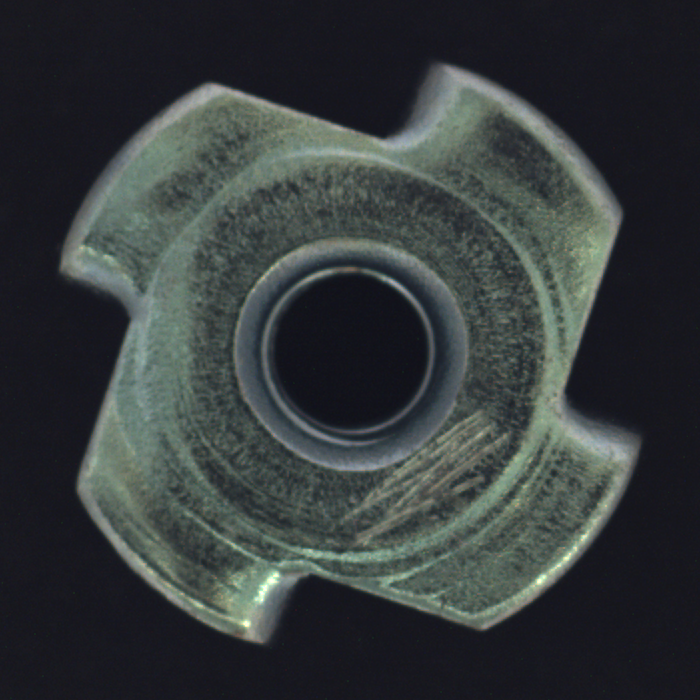
#> input picture metal_nut/test/scratch/000.png, 700 x 700 px
$ python main2.py   (older library calls are emulated)
#> lines starting #> are read from the running program, lines starting #| are printed output that depends on the picture; after the words box and inside, x2 and y2 are one past the last pixel; in counts of white or black regions, pixels touching at a corner belong together
import cv2
import numpy as np
import matplotlib.pyplot as plt
import os

def gerar_saidas_sobel_canny(caminho_local, salvar_arquivos=True):
    """
    Carrega uma imagem local de uma peça, aplica os filtros Sobel e Canny
    e exibe e/ou salva as saídas para comparação manual.

    Args:
        caminho_local (str): Caminho para o arquivo de imagem local.
        salvar_arquivos (bool, optional): Se True, salva as imagens resultantes no disco.
    """
#> called with caminho_local = 'metal_nut/test/scratch/000.png', salvar_arquivos = True
    try:
        # Carregar a imagem do caminho local fornecido
        imagem_original = cv2.imread(caminho_local)
#> imagem_original is the input picture: shape (700, 700, 3); mean B, G, R 59.9, 59.2, 53.7
        if imagem_original is None:
            raise FileNotFoundError(f"Não foi possível encontrar ou ler a imagem em: {caminho_local}")

    except Exception as e:
        print(f"Erro ao carregar a imagem: {e}")
        return

    # --- 1. Pré-processamento ---
    # Converter para escala de cinza para detecção de bordas
    imagem_cinza = cv2.cvtColor(imagem_original, cv2.COLOR_BGR2GRAY)
    # Suavizar a imagem para reduzir o ruído (muito importante para esta imagem com textura)
    imagem_suavizada = cv2.GaussianBlur(imagem_cinza, (7, 7), 0)

    # --- 2. Aplicar Filtro Sobel ---
    # Ajustando a profundidade para CV_64F para capturar melhor os gradientes
    sobel_x = cv2.Sobel(imagem_suavizada, cv2.CV_64F, 1, 0, ksize=5)
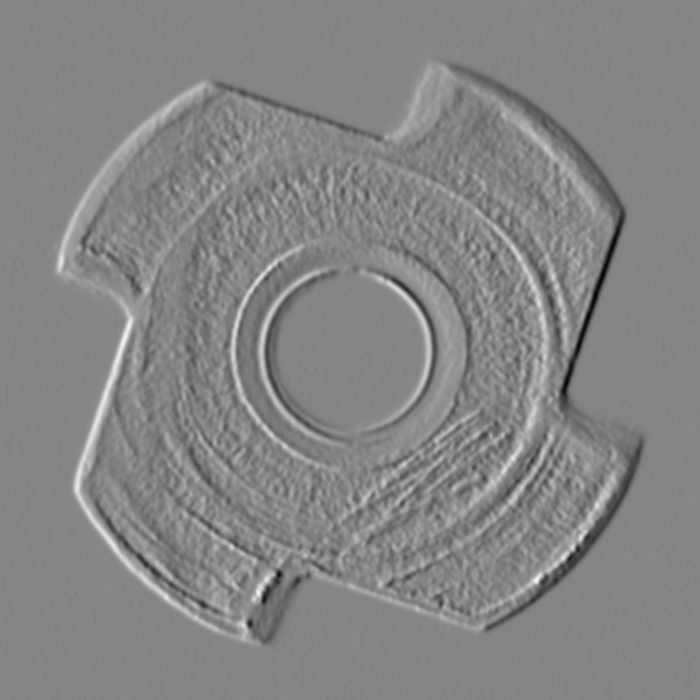
#> sobel_x: shape (700, 700) float64; min -2786, max 2548, mean -0.2; drawn with min black and max white
    sobel_y = cv2.Sobel(imagem_suavizada, cv2.CV_64F, 0, 1, ksize=5)
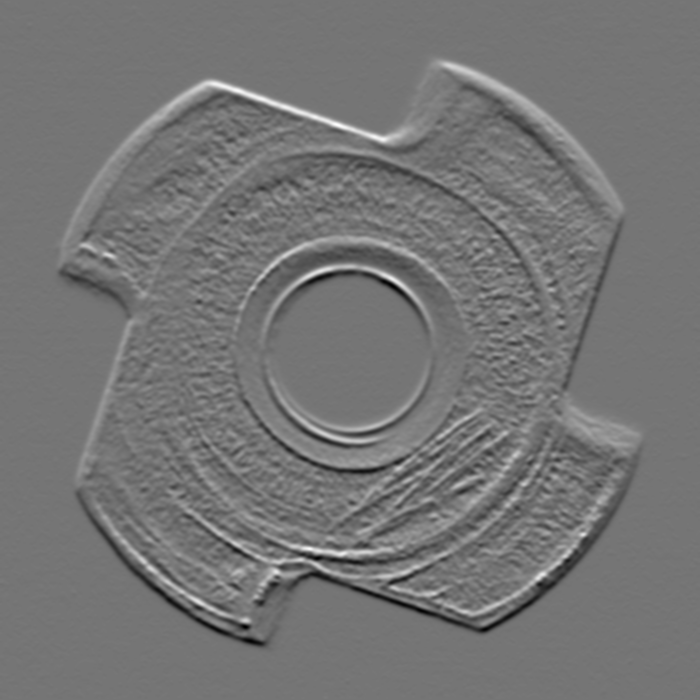
#> sobel_y: shape (700, 700) float64; min -2553, max 2998, mean 0; drawn with min black and max white
    # Obter a magnitude absoluta dos gradientes
    bordas_sobel = cv2.magnitude(sobel_x, sobel_y)
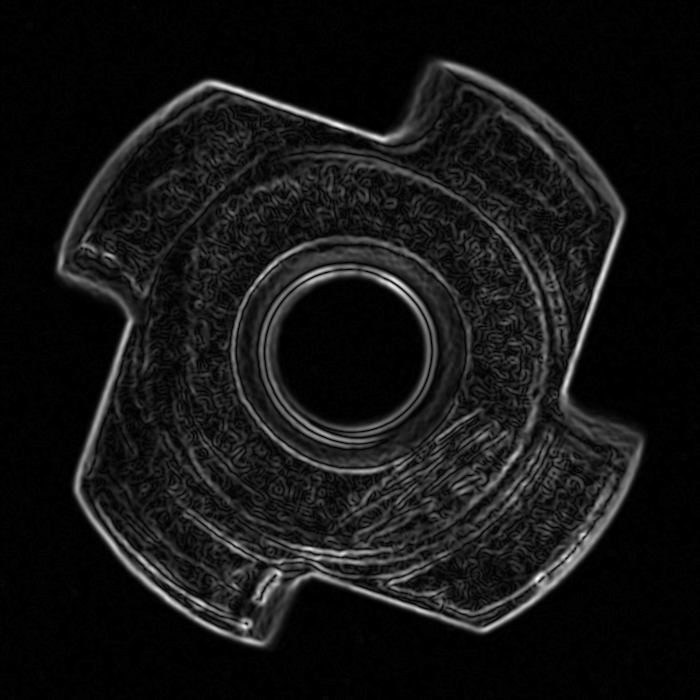
#> bordas_sobel: shape (700, 700) float64; min 0, max 3273.9, mean 272.8; drawn with min black and max white
    bordas_sobel = cv2.convertScaleAbs(bordas_sobel)
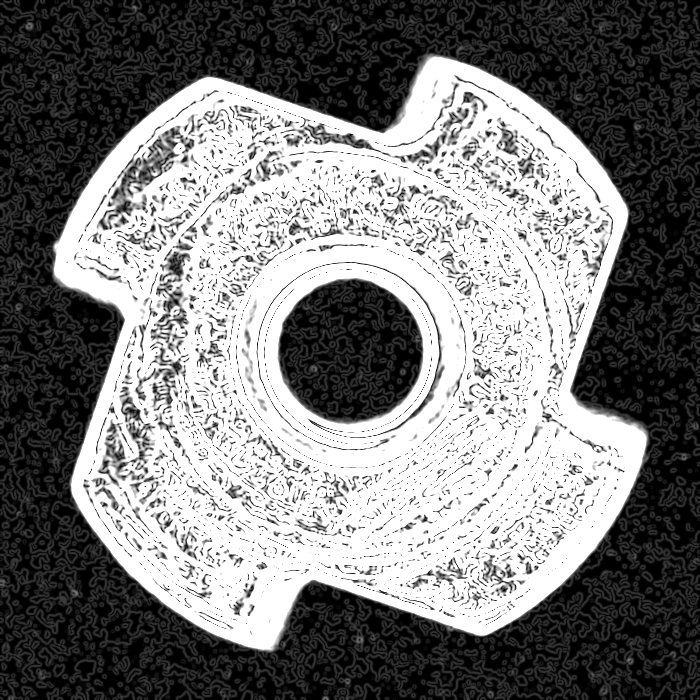
#> bordas_sobel: shape (700, 700); min 0, max 255, mean 124.1

    # --- 3. Aplicar Detector Canny ---
    # Os limiares (thresholds) podem precisar de ajuste dependendo da imagem.
    # Para esta imagem, valores um pouco mais altos podem ajudar a focar nas bordas principais.
    bordas_canny = cv2.Canny(imagem_suavizada, threshold1=40, threshold2=120)
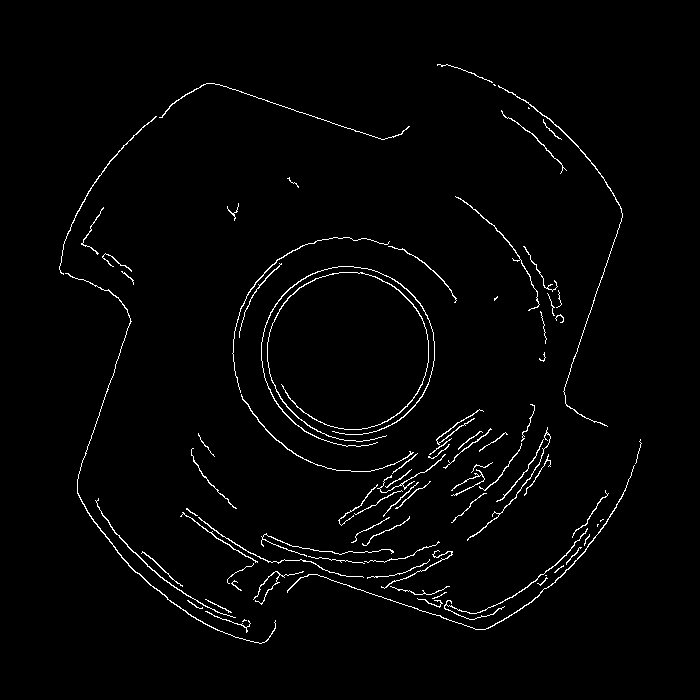
#> bordas_canny: shape (700, 700); 1.9% white in thin lines or dots, all inside (x1, y1, x2, y2) = (59, 64, 642, 644)

    # --- 4. Salvar as Saídas (Opcional) ---
    if salvar_arquivos:
        output_dir = "resultados_peca"
        if not os.path.exists(output_dir):
            os.makedirs(output_dir)

        caminho_sobel = os.path.join(output_dir, "saida_sobel.png")
        caminho_canny = os.path.join(output_dir, "saida_canny.png")
        caminho_original = os.path.join(output_dir, "imagem_original_analisada.png")

        cv2.imwrite(caminho_sobel, bordas_sobel)
        cv2.imwrite(caminho_canny, bordas_canny)
        cv2.imwrite(caminho_original, imagem_original)

        print(f"Arquivos de saída salvos no diretório '{os.path.abspath(output_dir)}'")

    # --- 5. Exibir as Saídas para Comparação Manual ---
    plt.style.use('seaborn-v0_8-darkgrid')
    fig, eixos = plt.subplots(1, 3, figsize=(18, 6))

    imagem_rgb = cv2.cvtColor(imagem_original, cv2.COLOR_BGR2RGB)

    eixos[0].imshow(imagem_rgb)
    eixos[0].set_title('Sua Imagem Original')
    eixos[0].axis('off')

    eixos[1].imshow(bordas_sobel, cmap='gray')
    eixos[1].set_title('Saída do Filtro Sobel')
    eixos[1].axis('off')

    eixos[2].imshow(bordas_canny, cmap='gray')
    eixos[2].set_title('Saída do Detector Canny')
    eixos[2].axis('off')

    plt.suptitle('Análise de Bordas na Sua Peça', fontsize=16)
    plt.tight_layout()
    plt.show()

# --- Execução ---
# Certifique-se de que a imagem "minha_peca.jpeg" está na mesma pasta que este script.
caminho_da_sua_imagem = "metal_nut/test/scratch/000.png"
gerar_saidas_sobel_canny(caminho_local=caminho_da_sua_imagem, salvar_arquivos=True)
